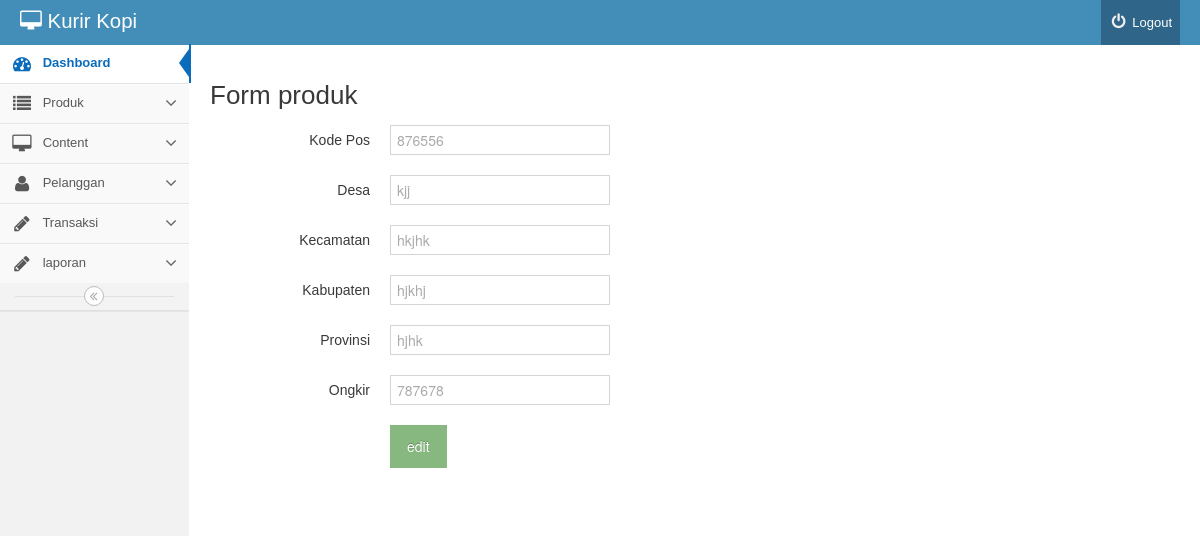
/backend/index.php?mod=ongkir&pg=ongkir_form&id=876556 (signed in), run on the app's committed database.
### tables this page shows
CREATE TABLE IF NOT EXISTS `ongkir` (
  `kodepos` int(11) NOT NULL,
  `desa` varchar(100) NOT NULL,
  `kecamatan` varchar(100) NOT NULL,
  `kabupaten` varchar(100) NOT NULL,
  `provinsi` varchar(100) NOT NULL,
  `ongkir` int(11) NOT NULL
);

### backend/ongkir/ongkir_form.php (the view, shortened to what this page needs)
<?php
	$aksi = null;
	if(isset($_GET['id'])) {
		$aksi = "edit";
		$id = $_GET['id'];
			$sql = "select * from ongkir where kodepos='$id' ";
		$result = mysql_query($sql) or die(mysql_error());
		$data = mysql_fetch_object($result);
	} else {
		$aksi = "tambah";
	}?>
		<h2> Form produk</h2>
<form  class="form-horizontal" method="POST" id="form1"  enctype="multipart/form-data"
action="ongkir/ongkir_action.php">
	<div class="control-group">
			<label class="control-label" for="kodepos">Kode Pos</label>
			<div class="controls">
				<input type="text" name='kodepos' value='<?=$data->kodepos?>'class='required'
				>
			</div>
		</div>
	<div class="control-group">
			<label class="control-label" for="desa">Desa</label>
			<div class="controls">
				<input type="text" name='desa' value='<?=$data->desa?>'class='required'
				>
			</div>
		</div>
		<div class="control-group">
			<label class="control-label" for="kecamatan">Kecamatan</label>
			<div class="controls">
				<input type="text" name='kecamatan' value='<?=$data->kecamatan?>'class='required'
				>
			</div>
		</div>
		<div class="control-group">
			<label class="control-label" for="kabupaten">Kabupaten</label>
			<div class="controls">
				<input type="text" name='kabupaten' value='<?=$data->kabupaten?>'class='required'
				>
			</div>
		</div>
		<div class="control-group">
			<label class="control-label" for="provinsi">Provinsi</label>
			<div class="controls">
				<input type="text" name='provinsi' value='<?=$data->provinsi?>'class='required'
				>
			</div>
		</div>
		<div class="control-group">
			<label class="control-label" for="ongkir">Ongkir</label>
			<div class="controls">
				<input type="text" name='ongkir' value='<?=$data->ongkir?>'class='required'
				>
			</div>
		</div>
		<div class="control-group">
			<div class="controls">
				<button type="submit" class="btn btn-success" name='aksi'value='<?=$aksi?>'>
				<?=$aksi?>
				</button>
			</div>
		</div>
</form>
</div>

### data on the page
ongkir: kodepos "876556", desa "kjj", kecamatan "hkjhk", kabupaten "hjkhj", provinsi "hjhk", ongkir "787678"

### other printed values
$aksi "edit"
